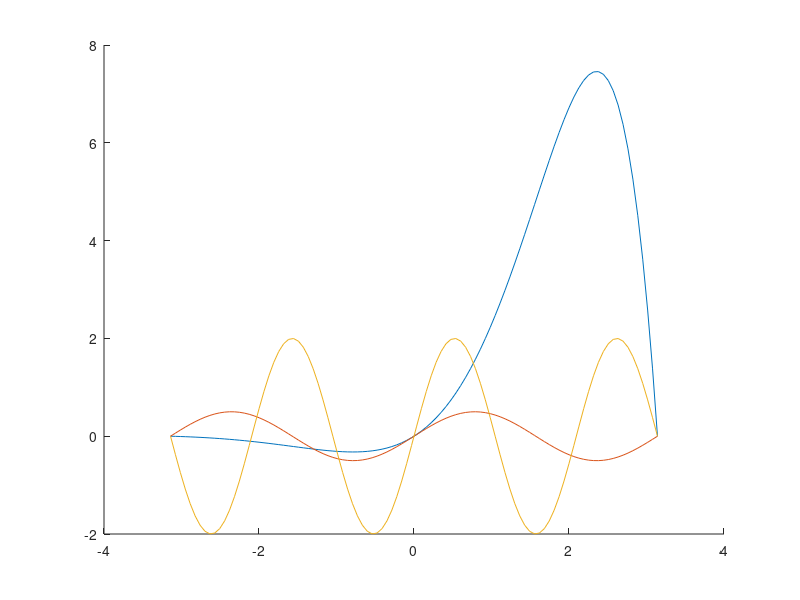

Recreate this plot in MATLAB.
close all
clear
clc
%% Parameters Setting
x = linspace(-pi,pi);
y1 = sin(x) .* exp(x);
y2 = cos(x) .* sin(x);
y3 = 2*sin(3*x);
hold on%打开保持命令
plot(x,y1);
plot(x,y2);
plot(x,y3)
hold off%关闭保持命令
